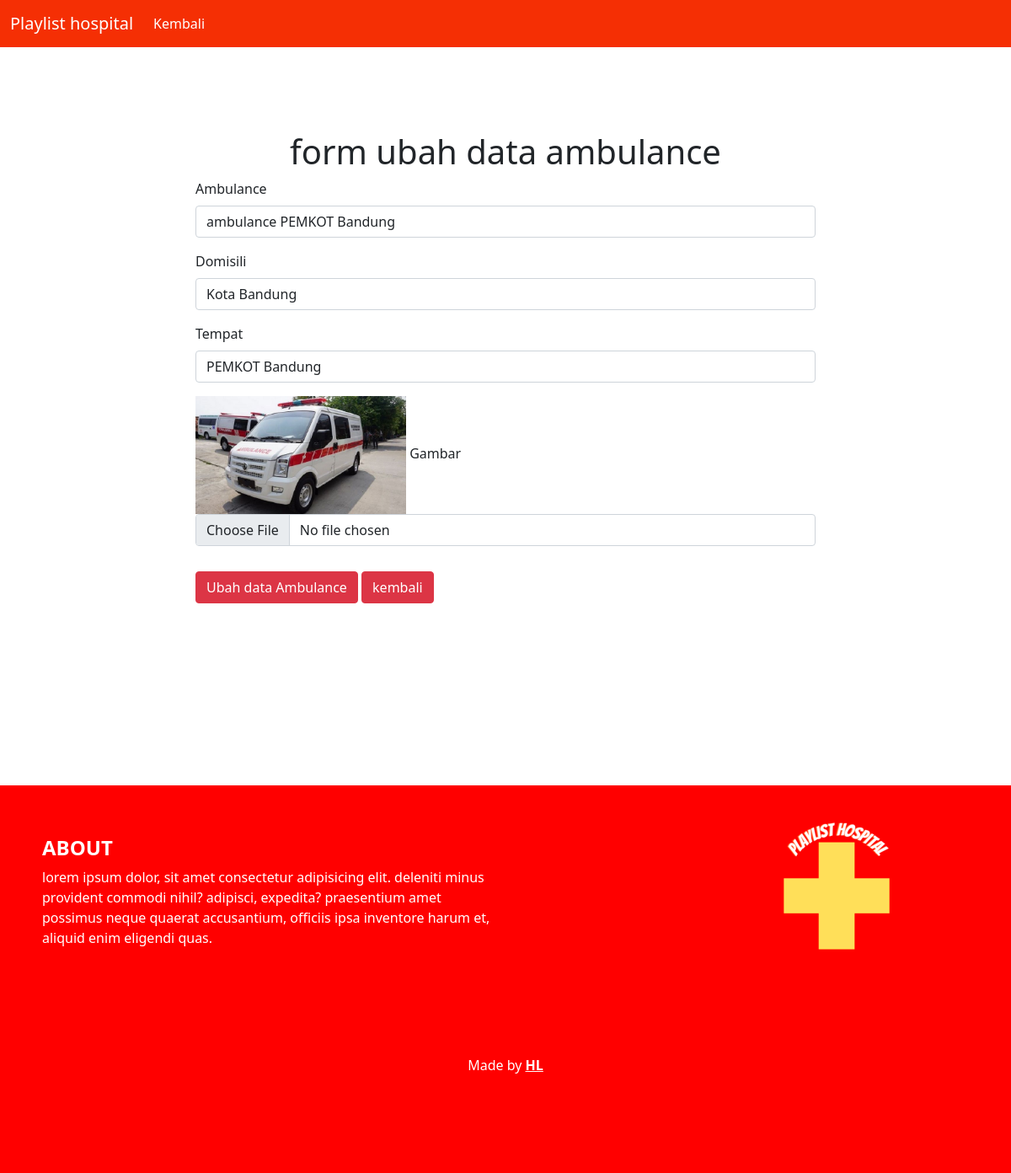
The page /ubah.php?id=7 (signed in) on the database its author committed.
### tables this page shows
CREATE TABLE `hospital_info` (
  `id` int(11) NOT NULL,
  `Gambar` varchar(255) NOT NULL,
  `Ambulance` varchar(255) NOT NULL,
  `Domisili` varchar(255) NOT NULL,
  `Tempat` varchar(255) NOT NULL
);

### functions.php (called while the page is built, shortened)
<?php
function koneksi() {
    $con = mysqli_connect("localhost","root","","pw2022_a_213040028") or die("koneksi gagal");
    return $con;
}
function query($query) {
    $con = koneksi();
    $result = mysqli_query($con, $query) or die (mysqli_error($con));
    $rows =[];
    while($row = mysqli_fetch_assoc($result)) {
        $rows[] = $row;
    }
    return $rows;
}
?>

### ubah.php (the view, shortened to what this page needs)
<?php
require "functions.php";
$id = $_GET["id"];
$hl = query("SELECT * FROM hospital_info WHERE id = $id")[0];
?>
<!doctype html>
<html lang="en">
  <head>
    <link rel="stylesheet" href="style3.css">
    <link href="https://cdn.jsdelivr.net/npm/bootstrap@5.1.3/dist/css/bootstrap.min.css" rel="stylesheet">
  </head>
  <body>
  <nav class="navbar navbar-expand-lg navbar-dark" style="background-color: #F52F04;">
  <div class="container-fluid">
    <a class="navbar-brand" href="#">Playlist hospital</a>
    <div class="collapse navbar-collapse" id="navbarSupportedContent">
      <ul class="navbar-nav me-auto mb-2 mb-lg-0">
        <li class="nav-item">
          <a class="nav-link active" aria-current="page" href="index.php">Kembali</a>
        </li>
      </ul>
    </div>
  </div>
</nav>
    <div class="container" style="padding-top: 100px; padding-bottom: 200px;">
        <h1 style="text-align: center;">form ubah data ambulance </h1>
<div class="row justify-content-center" mt-3 >
    <div class="col-8">
<form action="" method="post" autocomplete="off" enctype="multipart/form-data" >
  <div class="mb-3">
    <label for="Ambulance" class="form-label">Ambulance</label>
    <input type="text" class="form-control" id="Ambulance" name="Ambulance" value= "<?= $hl["Ambulance"]?>" required >
  </div>
  <div class="mb-3">
    <label for="Domisili" class="form-label">Domisili</label>
    <input type="text" class="form-control" id="Domisili" name="Domisili" value="<?= $hl["Domisili"]?>" required>
  </div>
  <div class="mb-3">
    <label for="Tempat" class="form-label">Tempat</label>
    <input type="text" class="form-control" id="Tempat" name="Tempat" value="<?= $hl["Tempat"]?>" required >
  </div>
  <div class="mb-3">
      <img src="img/<?= $hl['Gambar']; ?>" width="250px">
    <label for="Images" class="form-label">Gambar</label>
    <input type="file" class="form-control" id="Gambar" name="Gambar" value="<?= $hl["Gambar"]?>" required >
    <button type="submit" class="btn btn-danger" name="ubah" style="margin-top: 30px;">Ubah data Ambulance </button>
    <a href="index.php" class ="btn btn-danger" style="margin-top: 30px;">kembali
        </a>
  </div>
</form>
</div>
</div>
</div>
<div class="container-fluid" style="background-color:#ff0000 ; color: #ffff;" >
        <div class="row">
          <div class="col-md-6" style="padding-left: 50px; padding-top: 60px;">
            <h4 class="text-uppercase fw-bold">About</h4>
            <p class="text-lowercase">Lorem ipsum dolor, sit amet consectetur adipisicing elit.
              Deleniti minus provident commodi nihil? Adipisci, expedita? Praesentium amet possimus neque quaerat accusantium, officiis ipsa inventore harum et, aliquid enim eligendi quas.</p>
          </div>
          <div class="col-md-6 text-center" style="padding-left: 200px; padding-top: 20px;">
           <img src="img/Playlist Hospital (2) (1).png" alt="">
          </div>
        </div>
        <footer class="text-center" style="padding: 100px">
          <p>Made by <u class="fw-bold" href=" ">HL</u></p>
        </footer>
      </div>
  </body>
</html>

### rows shown on the page
hospital_info: Ambulance "ambulance PEMKOT Bandung", Domisili "Kota Bandung", Tempat "PEMKOT Bandung", Gambar (picture)
